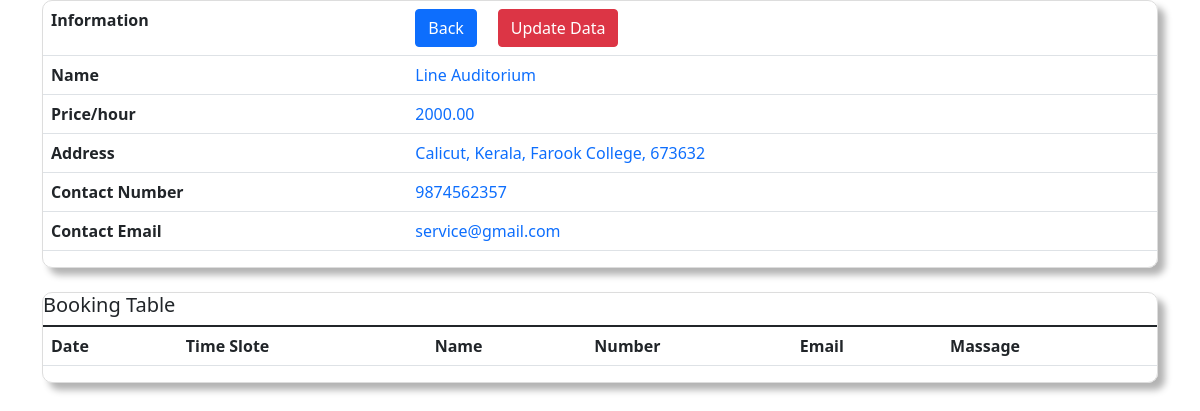
Before: /serviceprovider/auditorium-dashboard/service@gmail.com/2 (signed in) with the older database file.
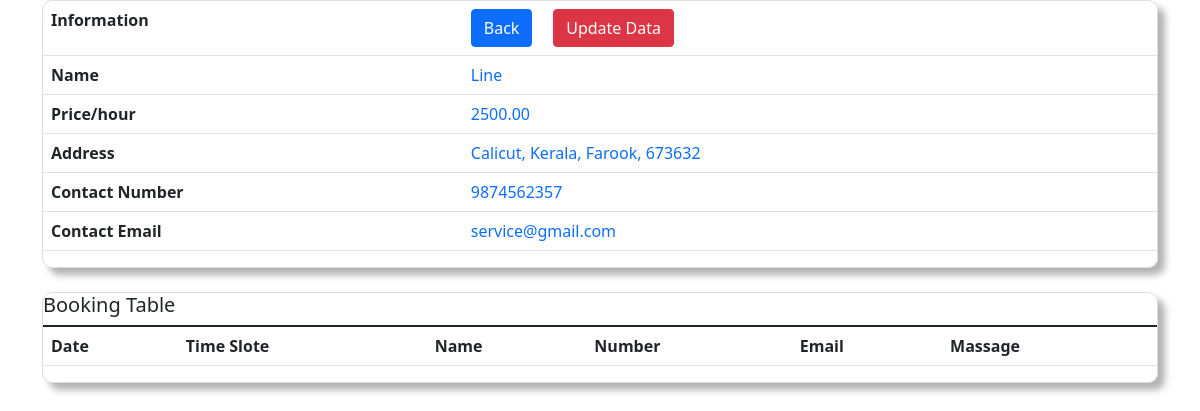
After: the same page with the newer database file.
### serviceprovider/models.py (models this page shows, shortened)
class Auditorium(models.Model):
    user = models.ForeignKey(User, on_delete=models.CASCADE)
    name = models.CharField(max_length=30)
    catelog = models.ImageField(upload_to=get_catelog_upload_to)
    about = models.TextField(max_length=300)
    number = models.CharField(max_length=15)
    email = models.EmailField(null=True, blank=True)
    price = models.DecimalField(max_digits=10, decimal_places=2)
    street = models.CharField(max_length=20)
    district = models.CharField(max_length=20)
    state = models.CharField(max_length=20)
    pin = models.CharField(max_length=10)
    post = models.CharField(max_length=20)

### serviceprovider/views.py (the view)
# urls.py: path('auditorium-dashboard/<str:user>/<int:id>', auditorium_dashboard, name='auditorium-dashboard'),
@login_required
def auditorium_dashboard(request, user, id):
    auditorium = Auditorium.objects.get(id=id)
    books = Book.objects.filter(auditorium=auditorium)
    context = {'auditorium':auditorium, 'books':books}
    return render(request, 'auditorium_dashboard.html', context=context)

### serviceprovider/templates/auditorium_dashboard.html (shortened to what the changed rows need)
<html>
    <head>
       <link href="https://cdn.jsdelivr.net/npm/bootstrap@5.1.3/dist/css/bootstrap.min.css" rel="stylesheet">
    </head>
    <body>
        <div class="container bootstrap snippets bootdey">
            <div class="panel-body inf-content">
                <div class="row">
                        <div class="table-responsive">
                            <table class="table table-user-information">
                                <tbody>
                                    <tr>
                                        <td>
                                            <strong>
                                            </strong>
                                        </td>
                                        <td class="text-primary">
                                            {{auditorium.name}}
                                        </td>
                                    </tr>
                                    <tr>
                                        <td>
                                            <strong>
                                            </strong>
                                        </td>
                                        <td class="text-primary">
                                            {{ auditorium.price }}
                                        </td>
                                    </tr>
                                    <tr>
                                        <td>
                                            <strong>
                                            </strong>
                                        </td>
                                        <td class="text-primary">
                                            {{auditorium.district}}, {{auditorium.state}}, {{auditorium.post}}, {{auditorium.pin}}
                                        </td>
                                    </tr>
                                    <tr>
                                        <td>
                                            <strong>
                                            </strong>
                                        </td>
                                        <td class="text-primary">
                                            {{auditorium.number}}
                                        </td>
                                    </tr>
                                    <tr>
                                        <td>
                                            <strong>
                                            </strong>
                                        </td>
                                        <td class="text-primary">
                                            {{auditorium.email}}
                                        </td>
                                    </tr>
                                </tbody>
                            </table>
                        </div>
                    </div>
                </div>
            </div>
        <br>
        <div class="container bootstrap snippets bootdey">
            <div class="panel-body inf-content">
                <div class="row">
                        <div class="table-responsive">
                            <table class="table table-user-information">
                                <thead>
                                    <h5>
                                        Booking Table
                                    </h5>
                                </thead>
                            </table>
                        </div>
                    </div>
                </div>
            </div>
    </body>
</html>

Changed rows visible on the page:
changed Auditorium "Calicut": name "Line Auditorium" → "Line"; price "2000.00" → "2500.00"; post "Farook College" → "Farook"
